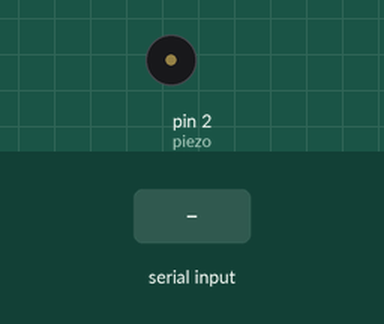
This sketch was run on a simulated Arduino Uno, built with avr-gcc and run on an emulated ATmega328P. On the bench: buzzer (waves = sounding). Inputs (shaded band) come from the test bench.

Above: at 1.2 s.
1.3 s: "1\n" received over Serial
At 2.0 s:
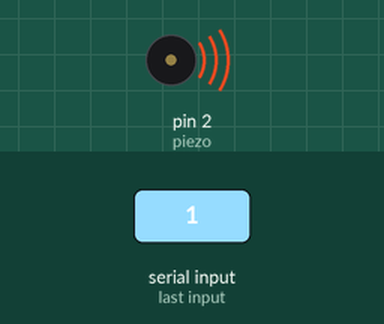
4.3 s: byte 0 (0) received over Serial
At 4.6 s:
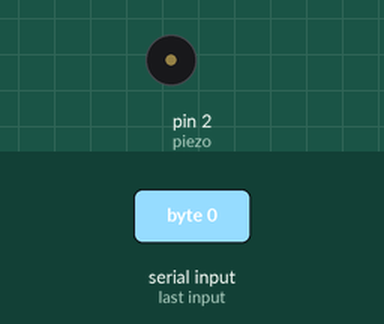
5.8 s: "0\n" received over Serial
At 6.4 s:
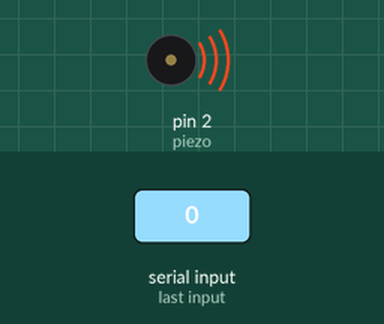
Timing chart, 0 to 8.8 s (numbered marks = the images above; inputs shaded):
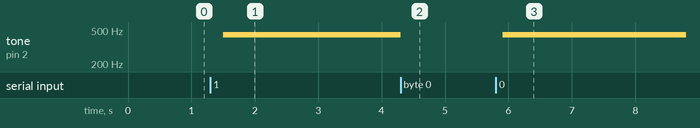

Measured:
- after the input at 1.3 s, tone on pin 2 (piezo): silent → 440 Hz after 0.20 s
- after the input at 4.3 s, tone on pin 2 (piezo): 440 Hz → silent at once
- after the input at 5.8 s, tone on pin 2 (piezo): silent → 440 Hz after 0.11 s

The sketch:

Arduino_Piezo_Read.ino
```cpp
const int piezo = 2;
int val;
int pitch = 0;

const float C = 261.63;
const float Cd = 277.18;
const float D = 293.66;
const float Dd = 311.13;
const float E = 329.63;
const float F = 349.23;
const float Fd = 369.99;
const float G = 392;
const float Gd = 415.30;
const float A = 440;
const float Bb = 466.16;
const float B = 493.88;
const float C2 = 523.25;

void setup() {
  pinMode(piezo, OUTPUT);
  Serial.begin (9600);
}

void loop() {
  if (Serial.available()) {
    val = Serial.read();
    delay (1);
  }

  if (val == 1) {
    pitch = C;
  } else if (val == 2) {
    pitch = Cd;
  } else if (val == 3) {
    pitch = D;
  } else if (val == 4) {
    pitch = Dd;
  } else if (val == 5) {
    pitch = E;
  } else if (val == 6) {
    pitch = F;
  } else if (val == 7) {
    pitch = Fd;
  } else if (val == 8) {
    pitch = G;
  } else if (val == 9) {
    pitch = Gd;
  } else if (val == 10) {
    pitch = A;
  } else if (val == 11) {
    pitch = Bb;
  } else if (val == 12) {
    pitch = B;
  } else if (val == 13) {
    pitch = C2;
  } else if (val == 0) {
    pitch = 0;
  }


  tone (piezo, pitch, 100);
  delay (100);
}
```
